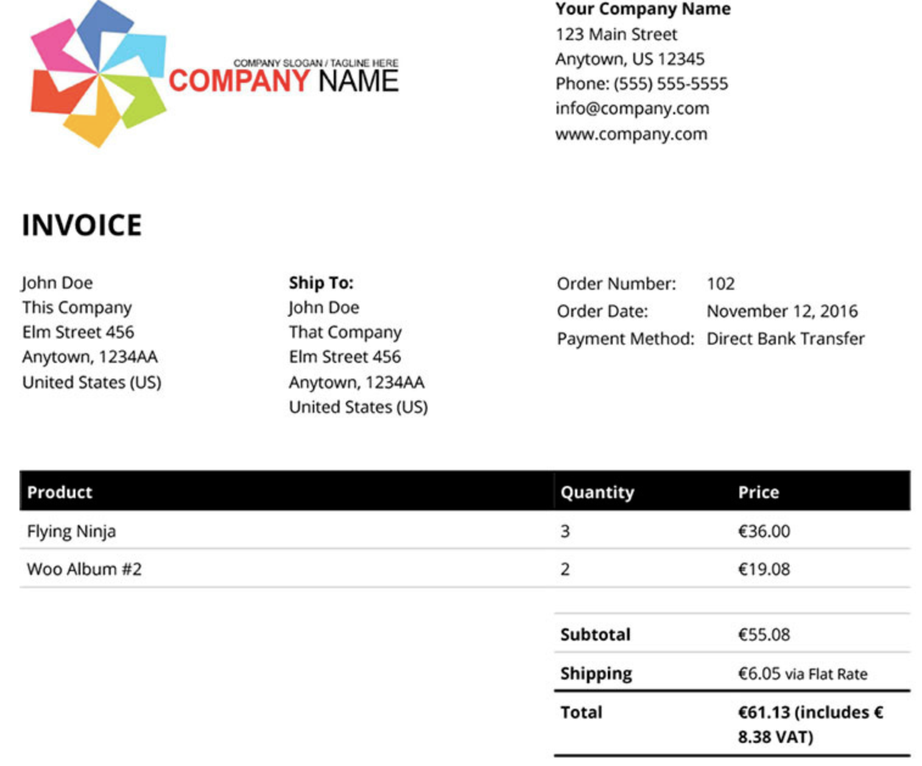
#> input picture image1.png, 922 x 766 px, shrunk from 1514 x 1258 before the run
$ python orc_project.py
#> lines starting #> are read from the running program, lines starting #| are printed output that depends on the picture; after the words box and inside, x2 and y2 are one past the last pixel; in counts of white or black regions, pixels touching at a corner belong together
#> further down, image is the input picture: shape (766, 922, 3); mean B, G, R 232.8, 233.2, 233.9
import cv2
import pytesseract
import numpy as np
import re
from pytesseract import Output
import time

startTime = time.time()
def read_text_from_image(image):
  # Convert the image to grayscale
  gray_image = cv2.cvtColor(image, cv2.COLOR_BGR2GRAY)
  # thresholding
  ret, thresh = cv2.threshold(gray_image, 0, 255, cv2.THRESH_OTSU | cv2.THRESH_BINARY_INV)
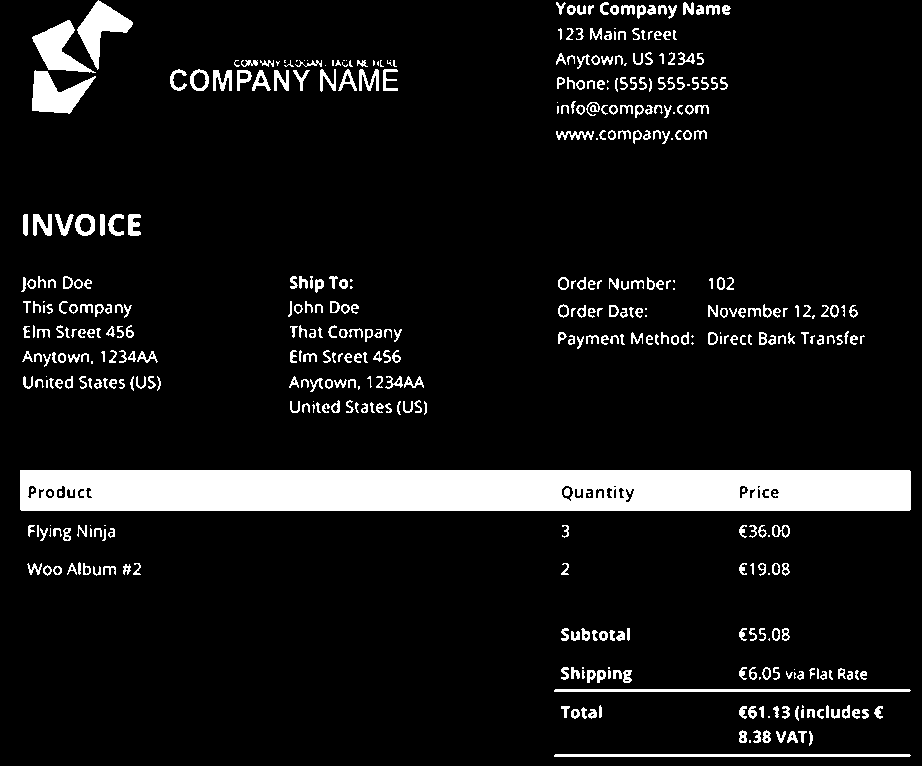
#> thresh: shape (766, 922); 8.9% white; 458 white regions (73 under 20 px), largest, box (x1, y1, x2, y2) and area: (20, 470, 911, 511) 35645, (77, 0, 133, 70) 1540, (32, 70, 96, 114) 1540
#> ret = 149
  # constructing Convolutional Kernels
  kernel = cv2.getStructuringElement(cv2.MORPH_RECT, (18, 18))
  # dilation
  dilation = cv2.dilate(thresh, kernel, iterations = 1)
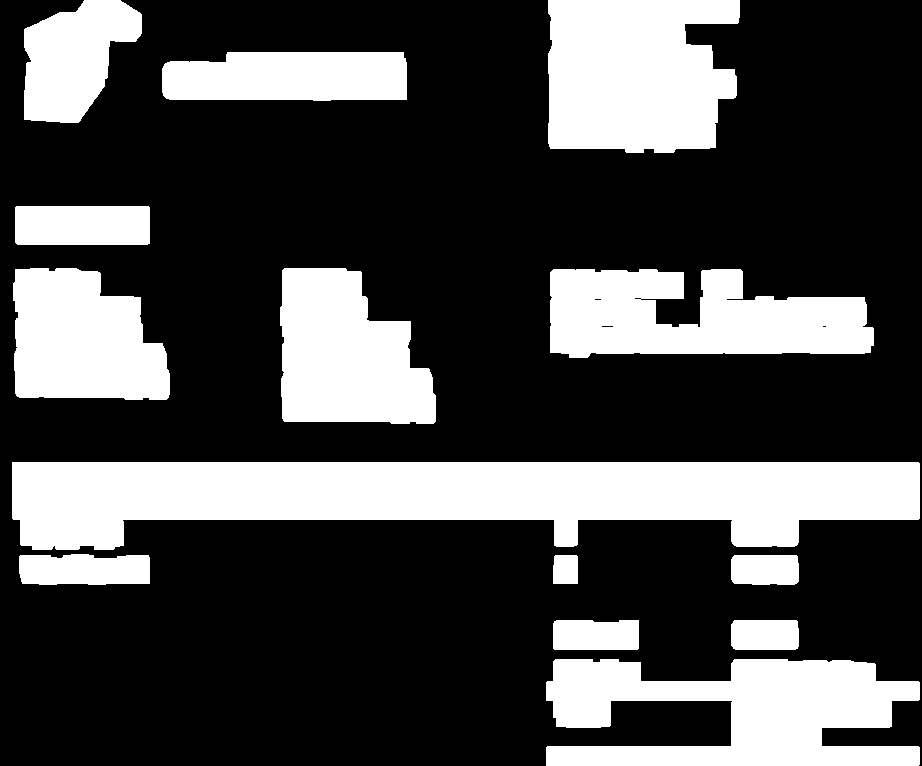
#> dilation: shape (766, 922); 29.1% white; 14 white regions

  # Finding image contours in binary images
  contours, hierachy = cv2.findContours(dilation, cv2.RETR_EXTERNAL, cv2.CHAIN_APPROX_NONE)
#> contours = 14 contours; largest, box (x1, y1, x2, y2) and area: (12, 462, 920, 550) 57042, (546, 659, 920, 766) 26514, (548, 0, 740, 153) 25164, (550, 269, 874, 358) 21188, (280, 268, 436, 424) 18390
  # Draw a border around the text
  cv2.drawContours(image, contours, -1, (0,255,0), 2)
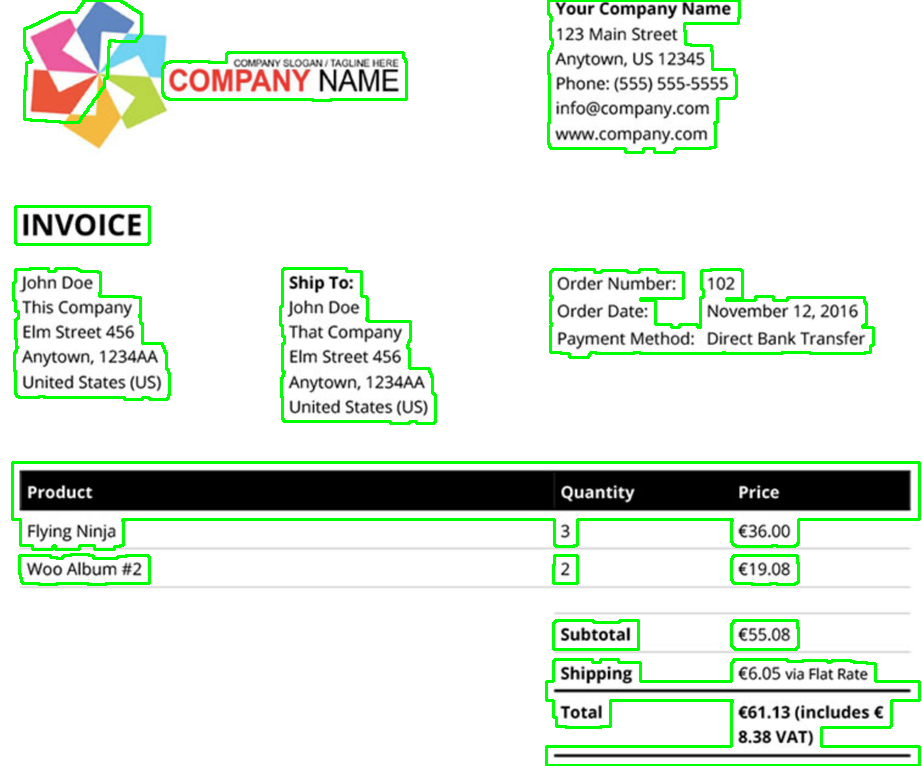
#> image: shape (766, 922, 3); 3.83% of pixels changed, all inside (x1, y1, x2, y2) = (11, 0, 921, 766)

  # [11 lines of commented-out code are left out]
  image_copy = image.copy()
  for contour in contours:
    x, y, w, h = cv2.boundingRect(contour)
    cropped = image_copy[y : y + h, x : x + w]
    file = open("result.txt", "a")
    text = pytesseract.image_to_string(cropped)
    file.write(text)
#> this loop made 1 pass
#> (x, y, w, h) on pass 1: (546, 659, 374, 107)
#> pass 1, in read_text_from_image, `cropped = image_copy[y : y + h, x : x + w]`:
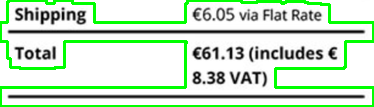
#> cropped: shape (107, 374, 3); mean B, G, R 200.1, 227.5, 200.1
    # file.write("\n")
  file.close()
  print(time.time() - startTime)

image = cv2.imread('image1.png')
# Adding custom options
custom_config = r'--oem 3 --psm 6'

pytesseract.image_to_string(image, config=custom_config)
read_text_from_image(image)
#> (the call stopped at in read_text_from_image, `text = pytesseract.image_to_string(cropped)`: pytesseract is not available in this run)

$ run again, with image2.png copied over image1.png
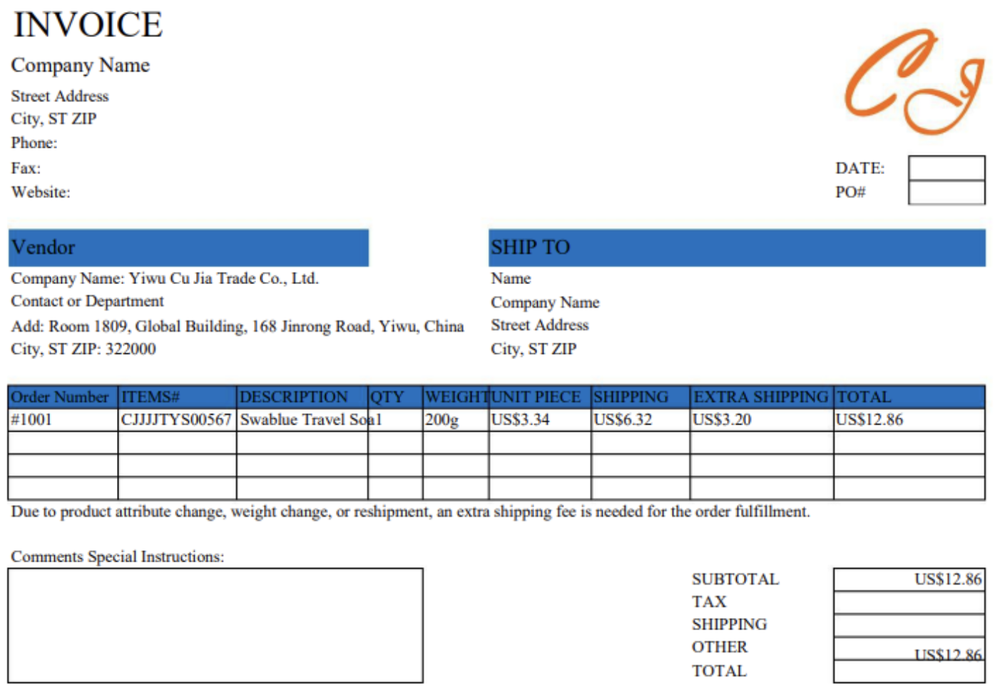
#> input picture image2.png, 1000 x 698 px, shrunk from 1402 x 978 before the run
#> image is the input picture: shape (698, 1000, 3); mean B, G, R 237.8, 232.8, 228.8
#> in read_text_from_image, `ret, thresh = cv2.threshold(gray_image, 0, 255, cv2.THRESH_OTSU | cv2...`:
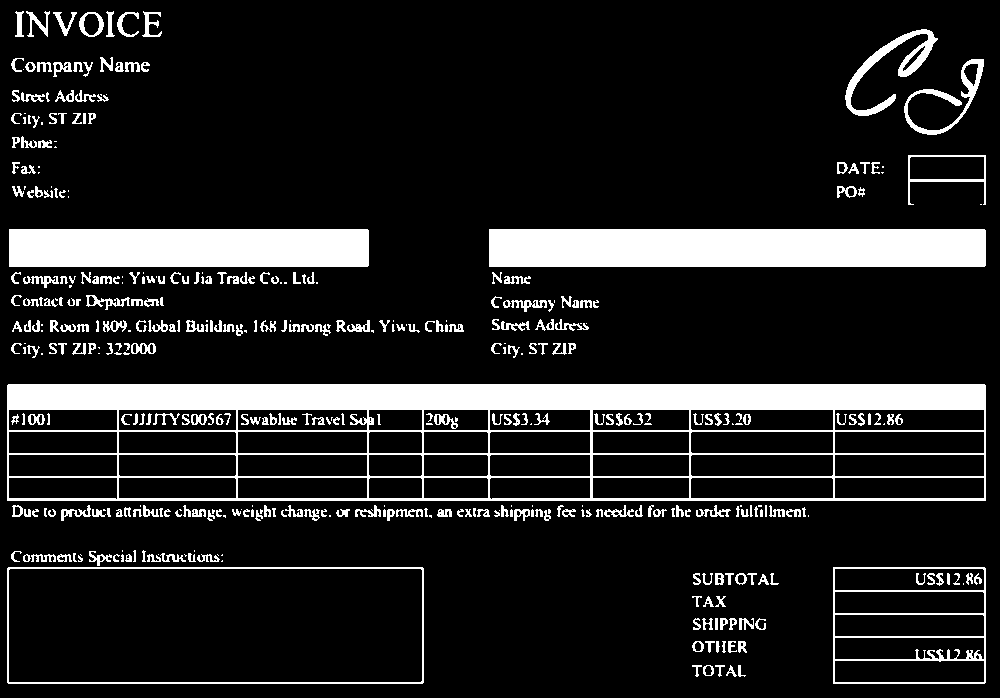
#> thresh: shape (698, 1000); 13.7% white; 426 white regions (95 under 20 px), largest, box (x1, y1, x2, y2) and area: (7, 384, 986, 501) 36132, (489, 229, 986, 267) 18884, (9, 229, 369, 267) 13678
#> ret = 178
#> dilation: shape (698, 1000); 45.4% white; 11 white regions
#> contours = 11 contours; largest, box (x1, y1, x2, y2) and area: (0, 376, 995, 530) 145864, (0, 542, 433, 693) 60838, (1, 221, 473, 367) 45829, (481, 221, 995, 367) 36722, (825, 559, 995, 693) 22476
#> image: shape (698, 1000, 3); 4.37% of pixels changed, all inside (x1, y1, x2, y2) = (0, 2, 996, 694)
#> the loop in read_text_from_image, `for contour in contours:` made 1 pass
#> (x, y, w, h) on pass 1: (684, 565, 104, 121)
#> pass 1, in read_text_from_image, `cropped = image_copy[y : y + h, x : x + w]`:
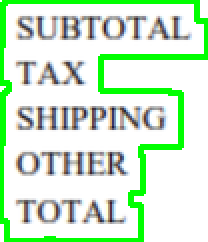
#> cropped: shape (121, 104, 3) (shown 2 times larger); mean B, G, R 207.2, 234.8, 207.2
